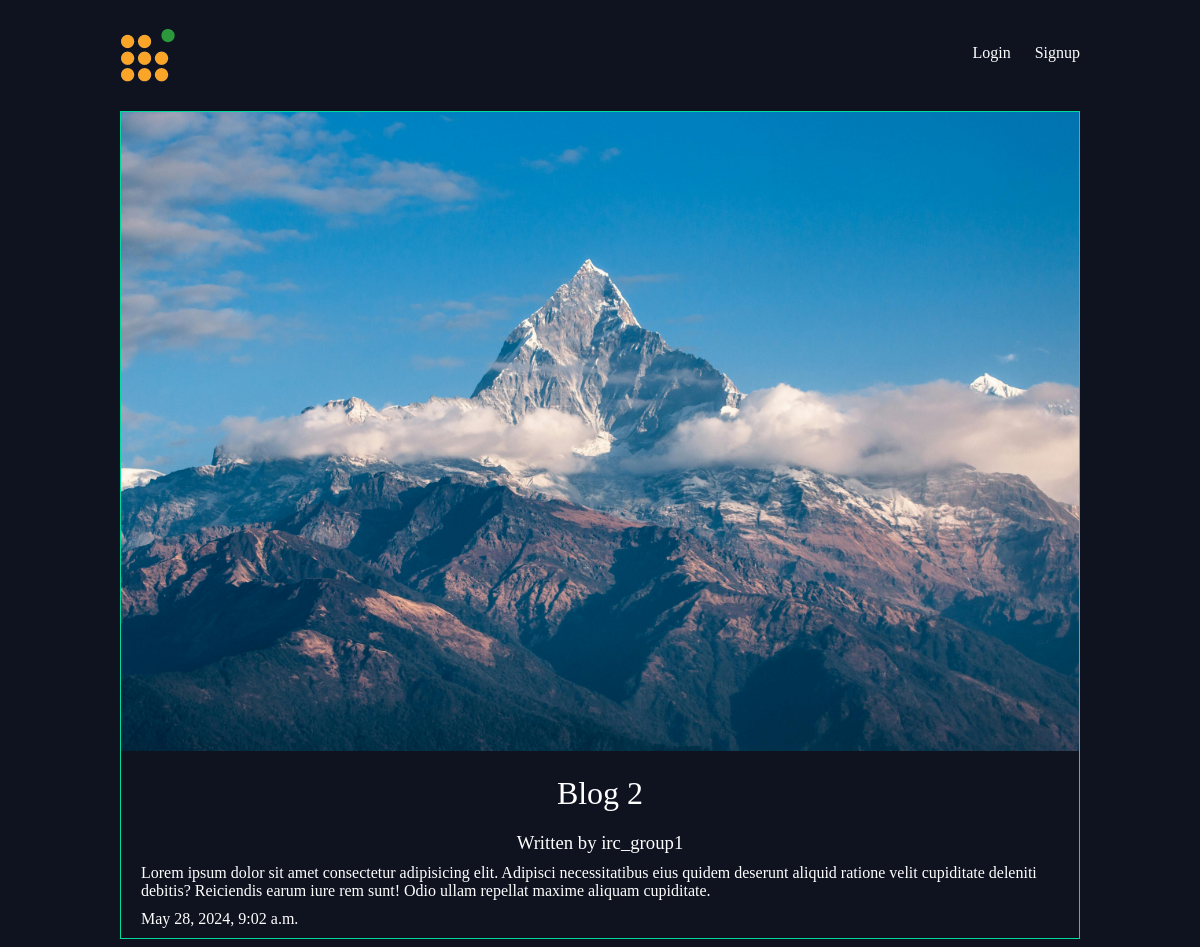
The page /articles/blog-2/ on the database its author committed.
### articles/models.py (models this page shows, shortened)
class Article(models.Model):
    title = models.CharField(max_length=100)
    slug = models.SlugField()
    body = models.TextField()
    date = models.DateTimeField(auto_now_add=True)
    thumb = models.ImageField(default='default.png', blank=True)
    author = models.ForeignKey(User, default=None, on_delete=models.CASCADE)

### articles/views.py (the view)
# urls.py: url(r'^(?P<slug>[\w-]+)/$', views.article_detail, name="detail"),
def article_detail(request, slug):
    article = Article.objects.get(slug=slug)
    return render(request, 'articles/article_detail.html', { 'article': article })

### articles/templates/articles/article_detail.html
{% extends 'base_layout.html' %}
{% block content %}
<div class="article-detail">
    <div class="article">
        <img src="{{ article.thumb.url }}" />
        <h2>{{ article.title }}</h2>
        <h3>Written by {{ article.author.username }}</h3>
        <p>{{ article.body }}</p>
        <p>{{ article.date }}</p>
    </div>
</div>
{% endblock %}

### assets/styles.css (style rules this page uses)
body { background-color: #0f121f; background-image: url(/static/stars.png); background-repeat-y: no-repeat; color: #fff; }
body * { font-family: Ubuntu; }
h1, h2, h3, h4, h5 { font-weight: normal; margin: 0; }
.article { padding: 10px; border: 1px solid #00dba0; position: relative; padding-bottom: 40px; }
.article h2 { font-size: 1.2em; }
.article-detail .article { padding: 0; }
.article-detail .article img { max-width: 100%; }
.article-detail .article h2 { text-align: center; margin: 20px auto; font-size: 2em }
.article-detail .article h3 { text-align: center; }
.article-detail .article p { margin: 10px 20px }

### rows shown on the page
Article: thumb (picture), title "Blog 2", author.username "irc_group1", body "Lorem ipsum dolor sit amet consectetur adipisicing elit. Adipisci necessitatibus eius quidem deserunt aliquid ratione velit cupiditate deleniti debitis? Reiciendis earum iure rem sunt! Odio ullam repellat maxime aliquam cupiditate.", date "May 28, 2024, 9:02 a.m."
